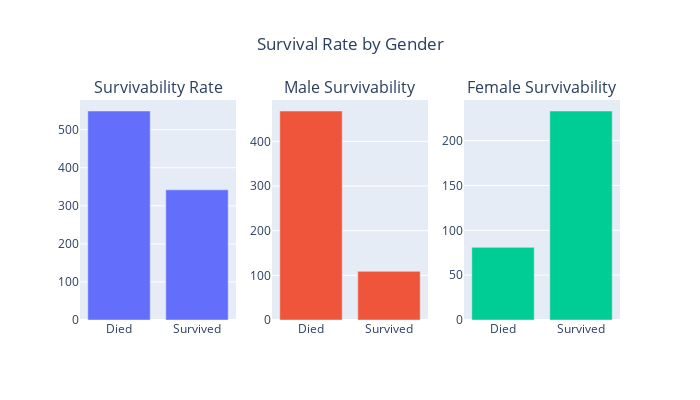

This figure's notebook cell:
### Code cell
fig = make_subplots(rows=1, cols=3
                    , subplot_titles=("Survivability Rate", "Male Survivability", "Female Survivability")
                   )

fig.add_trace(go.Bar(
    x=count_survived.survived.to_numpy()
    , y=count_survived.count_passengers.to_numpy()
), row=1, col=1)

fig.add_trace(go.Bar(
    x=male_survived.survived.to_numpy()
    , y=male_survived.count_passengers.to_numpy()
), row=1, col=2)

fig.add_trace(go.Bar(
    x=female_survived.survived.to_numpy()
    , y=female_survived.count_passengers.to_numpy()
), row=1, col=3)




fig.update_layout(title='Survival Rate by Gender'
                  , title_x =0.5
                  , showlegend=False
                  , height = 400
                  , width = 700
                 )
fig.show()

### Figure 1 — Plotly figure (JSON) as saved in the notebook; plotly's stock layout.template omitted (floating-point values rounded to 4 significant figures)
{"data": [{"type": "bar", "x": ["Died", "Survived"], "xaxis": "x", "y": [549, 342], "yaxis": "y"}, {"type": "bar", "x": ["Died", "Survived"], "xaxis": "x2", "y": [468, 109], "yaxis": "y2"}, {"type": "bar", "x": ["Died", "Survived"], "xaxis": "x3", "y": [81, 233], "yaxis": "y3"}], "layout": {"annotations": [{"font": {"size": 16}, "showarrow": false, "text": "Survivability Rate", "x": 0.1444, "xanchor": "center", "xref": "paper", "y": 1, "yanchor": "bottom", "yref": "paper"}, {"font": {"size": 16}, "showarrow": false, "text": "Male Survivability", "x": 0.5, "xanchor": "center", "xref": "paper", "y": 1, "yanchor": "bottom", "yref": "paper"}, {"font": {"size": 16}, "showarrow": false, "text": "Female Survivability", "x": 0.8556, "xanchor": "center", "xref": "paper", "y": 1, "yanchor": "bottom", "yref": "paper"}], "height": 400, "showlegend": false, "title": {"text": "Survival Rate by Gender", "x": 0.5}, "width": 700, "xaxis": {"anchor": "y", "domain": [0, 0.2889]}, "xaxis2": {"anchor": "y2", "domain": [0.3556, 0.6444]}, "xaxis3": {"anchor": "y3", "domain": [0.7111, 1]}, "yaxis": {"anchor": "x", "domain": [0, 1]}, "yaxis2": {"anchor": "x2", "domain": [0, 1]}, "yaxis3": {"anchor": "x3", "domain": [0, 1]}}}
